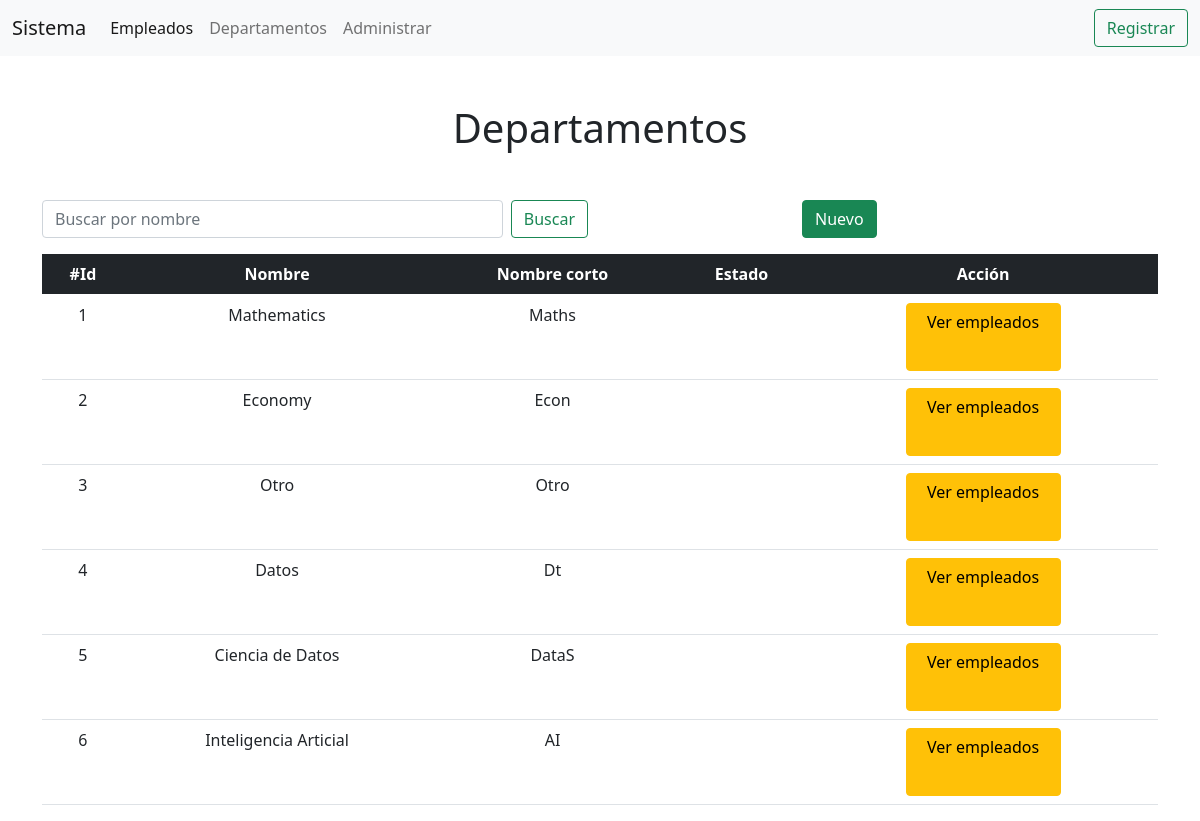
Screenshot of /list_department/ with the database file from the repository.
### apps/department/models.py (models this page shows, shortened)
class Department(models.Model):
    name = models.CharField('Name', max_length=50)
    short_name = models.CharField('Short name', max_length=50)
    anulate = models.BooleanField('Anulate', default=False)
    class Meta:
        verbose_name = 'Departamento'
        verbose_name_plural = 'Departamentos'

### apps/department/views.py (the view)
# urls.py: path('list_department/', views.DepartmentListView.as_view(), name="list_department"),
class DepartmentListView(ListView):
    model = Department
    template_name = "Department/listDepartment.html"
    context_object_name = "departamentos"
    paginate_by = 10
    def get_queryset(self):
        name_departmet = self.request.GET.get('kword', '')
        queryset = Department.objects.filter(
            name__contains = name_departmet
        )
        return queryset

### templates/Department/listDepartment.html (shortened to what this page needs)
{% extends 'base.html' %}
{% block content %}
    {% include 'includes/header.html' %}
    <div class="container">
        <h1 class="text-center mt-5 mb-5">Departamentos</h1>
        <div class="row justify-content-between">
            <div class="col-md-6">
                <form class="d-flex mb-3">{% csrf_token %}
                <input class="form-control me-2" type="search" placeholder="Buscar por nombre" aria-label="Search" id="kword" name="kword">
                    <button class="btn btn-outline-success" type="submit">Buscar</button>
                </form>
            </div>
            <div class="col-md-4">
                <form action="/new_department"><button class="btn btn-success">Nuevo</button></form>
            </div>
        </div>
        <table class="table text-center">
            <thead class="table-dark">
            <tr>
                <th>#Id</th>
                <th>Nombre</th>
                <th>Nombre corto</th>
                <th>Estado</th>
                <th>Acción</th>
            </tr>
            </thead>
            <tbody>
                {% for departamento in departamentos %}
                <tr>
                    <td>{{departamento.id}}</td>
                    <td>{{departamento.name}}</td>
                    <td>{{departamento.short_name}}</td>
                    {% if departamento.anulate %}
                        <td>
                          <box-icon type='solid' name='x-circle' color="red"></box-icon>
                        </td>
                    {% else %}
                        <td>
                            <box-icon type='solid' name='check-circle' color="green"></box-icon>
                        </td>
                    {% endif %}
                    <td>
                        <div class="row justify-content-center">
                            <div class="col-md-6">
                                <form action="/list_by_department/{{departamento.name}}">
                                    <button type="submit" class="btn btn-warning">Ver empleados <box-icon name='user-pin'></box-icon></button>
                                </form>
                            </div>
                        </div>
                    </td>
                </tr>
                {% endfor %}
            </tbody>
        </table>
    </div>
{% endblock content %}

### rows the page displays
Department: id "1", name "Mathematics", short_name "Maths"
Department: id "2", name "Economy", short_name "Econ"
Department: id "3", name "Otro", short_name "Otro"
Department: id "4", name "Datos", short_name "Dt"
Department: id "5", name "Ciencia de Datos", short_name "DataS"
Department: id "6", name "Inteligencia Articial", short_name "AI"
